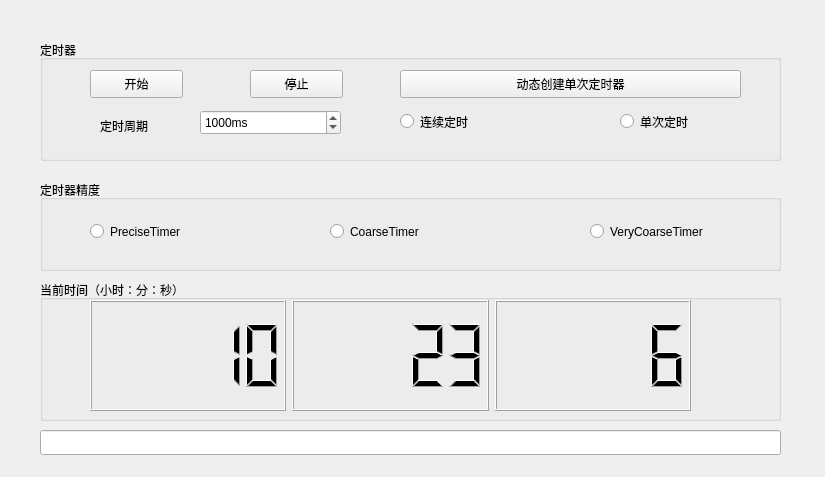
<?xml version="1.0" encoding="UTF-8"?>
<ui version="4.0">
 <class>Widget</class>
 <widget class="QWidget" name="Widget">
  <property name="geometry">
   <rect>
    <x>0</x>
    <y>0</y>
    <width>825</width>
    <height>477</height>
   </rect>
  </property>
  <property name="windowTitle">
   <string>Widget</string>
  </property>
  <widget class="QGroupBox" name="groupBox">
   <property name="geometry">
    <rect>
     <x>40</x>
     <y>40</y>
     <width>741</width>
     <height>121</height>
    </rect>
   </property>
   <property name="title">
    <string>定时器</string>
   </property>
   <widget class="QPushButton" name="pushButton_start">
    <property name="geometry">
     <rect>
      <x>50</x>
      <y>30</y>
      <width>93</width>
      <height>28</height>
     </rect>
    </property>
    <property name="text">
     <string>开始</string>
    </property>
   </widget>
   <widget class="QPushButton" name="pushButton_stop">
    <property name="geometry">
     <rect>
      <x>210</x>
      <y>30</y>
      <width>93</width>
      <height>28</height>
     </rect>
    </property>
    <property name="text">
     <string>停止</string>
    </property>
   </widget>
   <widget class="QPushButton" name="pushButton_dset">
    <property name="geometry">
     <rect>
      <x>360</x>
      <y>30</y>
      <width>341</width>
      <height>28</height>
     </rect>
    </property>
    <property name="text">
     <string>动态创建单次定时器</string>
    </property>
   </widget>
   <widget class="QLabel" name="label">
    <property name="geometry">
     <rect>
      <x>60</x>
      <y>70</y>
      <width>69</width>
      <height>31</height>
     </rect>
    </property>
    <property name="text">
     <string>定时周期</string>
    </property>
   </widget>
   <widget class="QSpinBox" name="spinBox_setinterval">
    <property name="geometry">
     <rect>
      <x>160</x>
      <y>70</y>
      <width>141</width>
      <height>25</height>
     </rect>
    </property>
    <property name="suffix">
     <string>ms</string>
    </property>
    <property name="maximum">
     <number>10000</number>
    </property>
    <property name="value">
     <number>1000</number>
    </property>
   </widget>
   <widget class="QRadioButton" name="radioButton_contintue">
    <property name="geometry">
     <rect>
      <x>360</x>
      <y>70</y>
      <width>118</width>
      <height>23</height>
     </rect>
    </property>
    <property name="text">
     <string>连续定时</string>
    </property>
   </widget>
   <widget class="QRadioButton" name="radioButton_singal">
    <property name="geometry">
     <rect>
      <x>580</x>
      <y>70</y>
      <width>118</width>
      <height>23</height>
     </rect>
    </property>
    <property name="text">
     <string>单次定时</string>
    </property>
   </widget>
  </widget>
  <widget class="QGroupBox" name="groupBox_2">
   <property name="geometry">
    <rect>
     <x>40</x>
     <y>180</y>
     <width>741</width>
     <height>91</height>
    </rect>
   </property>
   <property name="title">
    <string>定时器精度</string>
   </property>
   <widget class="QRadioButton" name="radioButton_PreciseTimer">
    <property name="geometry">
     <rect>
      <x>50</x>
      <y>40</y>
      <width>151</width>
      <height>23</height>
     </rect>
    </property>
    <property name="text">
     <string>PreciseTimer</string>
    </property>
   </widget>
   <widget class="QRadioButton" name="radioButton_CoarseTimer">
    <property name="geometry">
     <rect>
      <x>290</x>
      <y>40</y>
      <width>151</width>
      <height>23</height>
     </rect>
    </property>
    <property name="text">
     <string>CoarseTimer</string>
    </property>
   </widget>
   <widget class="QRadioButton" name="radioButton_5">
    <property name="geometry">
     <rect>
      <x>550</x>
      <y>40</y>
      <width>141</width>
      <height>23</height>
     </rect>
    </property>
    <property name="text">
     <string>VeryCoarseTimer</string>
    </property>
   </widget>
  </widget>
  <widget class="QGroupBox" name="groupBox_3">
   <property name="geometry">
    <rect>
     <x>40</x>
     <y>280</y>
     <width>741</width>
     <height>141</height>
    </rect>
   </property>
   <property name="title">
    <string>当前时间（小时：分：秒）</string>
   </property>
   <widget class="QWidget" name="layoutWidget">
    <property name="geometry">
     <rect>
      <x>50</x>
      <y>20</y>
      <width>601</width>
      <height>111</height>
     </rect>
    </property>
    <layout class="QHBoxLayout" name="horizontalLayout">
     <item>
      <widget class="QLCDNumber" name="lcdNumber_hour">
       <property name="value" stdset="0">
        <double>10.000000000000000</double>
       </property>
      </widget>
     </item>
     <item>
      <widget class="QLCDNumber" name="lcdNumber_mintus_">
       <property name="smallDecimalPoint">
        <bool>false</bool>
       </property>
       <property name="digitCount">
        <number>5</number>
       </property>
       <property name="value" stdset="0">
        <double>23.000000000000000</double>
       </property>
      </widget>
     </item>
     <item>
      <widget class="QLCDNumber" name="lcdNumber_second">
       <property name="value" stdset="0">
        <double>6.000000000000000</double>
       </property>
      </widget>
     </item>
    </layout>
   </widget>
  </widget>
  <widget class="QLineEdit" name="lineEdit">
   <property name="geometry">
    <rect>
     <x>40</x>
     <y>430</y>
     <width>741</width>
     <height>25</height>
    </rect>
   </property>
  </widget>
 </widget>
 <resources/>
 <connections/>
</ui>
